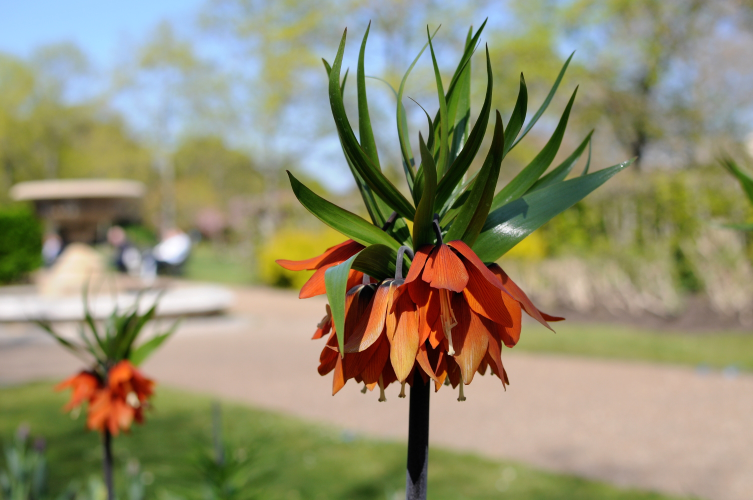
#> input picture photo.jpg, 1506 x 1000 px (shown at 1/2 size)
$ python colors_histogram_demo.py
#> lines starting #> are read from the running program, lines starting #| are printed output that depends on the picture
### colors_histogram.py
from PIL import Image, ImageDraw


def create_histograms(image):

    """
    Takes a Pillow image.
    Returns a dictionary of Pillow images of colour
    histograms.
    For colour (mode "RGB") images there are 3 with
    keys "red", "green" and "blue".
    For greyscale (mode "L") images there is one with key "greyscale".
    Raises ValueError if mode is not "RGB" or "L"
    """

    if image.mode == "RGB":

        normalized_frequencies = _create_normalized_frequencies_rgb(image)

        return {"red": _create_histogram((0,), normalized_frequencies["red"]),
                "green": _create_histogram((1,), normalized_frequencies["green"]),
                "blue": _create_histogram((2,), normalized_frequencies["blue"])}

    elif image.mode == "L":

        normalized_frequencies = _create_normalized_frequencies_greyscale(image)

        return {"greyscale": _create_histogram((0,1,2), normalized_frequencies)}

    else:

        raise ValueError("Image must have mode of RGB or L")


def _create_normalized_frequencies_rgb(image):

    """
    Create a dictionary of 3 sets of frequencies
    as fractions of the highest frequency.
    Keys are "red", "green" and "blue".
    Frequencies are lists.
    """

    # get the flat frequencies data using the Pillow histogram method
    frequencies = image.histogram()

    # find the highest of the 3 frequencies
    max_freq = max(frequencies)

    # Create the dictionary using list comprehensions.
    normalized_frequencies = {"red": [f / max_freq for f in frequencies[0:256]],
                              "green": [f / max_freq for f in frequencies[256:512]],
                              "blue": [f / max_freq for f in frequencies[512:768]]}

    return normalized_frequencies


# [17 lines left out: function _create_normalized_frequencies_greyscale, not called in this run]


def _create_histogram(channels, frequencies):

    """
    Create a histogram from frequency
    data as a Pillow image.
    """

    width = 256
    height = 158
    column_width = 1

    im = Image.new("RGB", (width, height), (255,255,255))

    draw = ImageDraw.Draw(im)

    col = [0,0,0]

    for v in range(0, 256):

        # set the value of the particular RGB channel
        # to values between 0 and 255
        for channel in channels:
            col[channel] = v

        # draw the individual histogram column
        draw.line(xy=[(v, height),(v, height - (height * frequencies[v]))],
                  fill=tuple(col),
                  width=column_width)

    return im

### colors_histogram_demo.py
from PIL import Image

import colors_histogram


def main():

    print("--------------------")
    print("| codedrome.com    |")
    print("| Pillow Histogram |")
    print("--------------------")

    filename = "photo.jpg"

    try:

        image = Image.open(filename)
#> image is the input picture: PIL image 1506x1000 RGB; mean R, G, B 146, 142.3, 113.4

        histograms = colors_histogram.create_histograms(image)
#> in _create_normalized_frequencies_rgb, `frequencies = image.histogram()`: frequencies = 768 values, max 33593 at index 439, min 13 at index 0, mean 5882.8
#> in _create_normalized_frequencies_rgb, `max_freq = max(frequencies)`: max_freq = 33593
#> in create_histograms, `normalized_frequencies = _create_normalized_frequencies_rgb(image)`: normalized_frequencies = 3 items
#> in _create_histogram, `im = Image.new("RGB", (width, height), (255,255,255))`: im: PIL image 256x158 RGB; every value is 255
#> after the loop in _create_histogram, `for v in range(0, 256):`: col = [255, 0, 0]
#> histograms = 3 items

        if image.mode == "RGB":

            histograms["red"].save("histogram_red.png", "PNG")
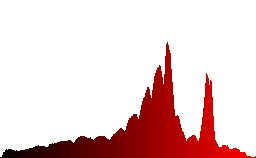
#> saved as histogram_red.png: PIL image 256x158 RGB; mean R, G, B 235.5, 209.5, 209.5
            histograms["green"].save("histogram_green.png", "PNG")
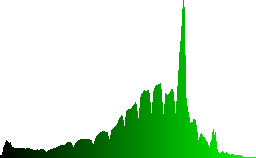
#> saved as histogram_green.png: PIL image 256x158 RGB; mean R, G, B 209.5, 234.9, 209.5
            histograms["blue"].save("histogram_blue.png", "PNG")
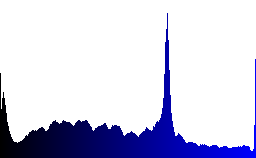
#> saved as histogram_blue.png: PIL image 256x158 RGB; mean R, G, B 209.5, 209.5, 229.8

        elif image.mode == "L":

            histograms["greyscale"].save("histogram_greyscale.png", "PNG")

        image.close()

        print("histograms saved")

    except IOError as e:

        print(e)

    except ValueError as e:

        print(e)


if __name__ == "__main__":

    main()
